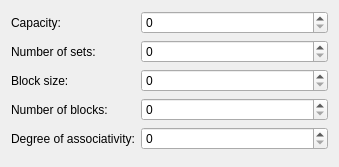
<?xml version="1.0" encoding="UTF-8"?>
<ui version="4.0">
 <class>NewDialogCache</class>
 <widget class="QWidget" name="NewDialogCache">
  <property name="geometry">
   <rect>
    <x>0</x>
    <y>0</y>
    <width>339</width>
    <height>167</height>
   </rect>
  </property>
  <property name="windowTitle">
   <string>Form</string>
  </property>
  <layout class="QFormLayout" name="formLayout_2">
   <item row="0" column="0">
    <widget class="QLabel" name="label">
     <property name="text">
      <string>Capacity:</string>
     </property>
    </widget>
   </item>
   <item row="0" column="1">
    <widget class="QSpinBox" name="spinBox"/>
   </item>
   <item row="1" column="0">
    <widget class="QLabel" name="label_2">
     <property name="text">
      <string>Number of sets:</string>
     </property>
    </widget>
   </item>
   <item row="2" column="0">
    <widget class="QLabel" name="label_3">
     <property name="text">
      <string>Block size:</string>
     </property>
    </widget>
   </item>
   <item row="3" column="0">
    <widget class="QLabel" name="label_4">
     <property name="text">
      <string>Number of blocks:</string>
     </property>
    </widget>
   </item>
   <item row="4" column="0">
    <widget class="QLabel" name="label_5">
     <property name="text">
      <string>Degree of associativity:</string>
     </property>
    </widget>
   </item>
   <item row="1" column="1">
    <widget class="QSpinBox" name="spinBox_2"/>
   </item>
   <item row="2" column="1">
    <widget class="QSpinBox" name="spinBox_3"/>
   </item>
   <item row="3" column="1">
    <widget class="QSpinBox" name="spinBox_4"/>
   </item>
   <item row="4" column="1">
    <widget class="QSpinBox" name="spinBox_5"/>
   </item>
  </layout>
 </widget>
 <resources/>
 <connections/>
</ui>
